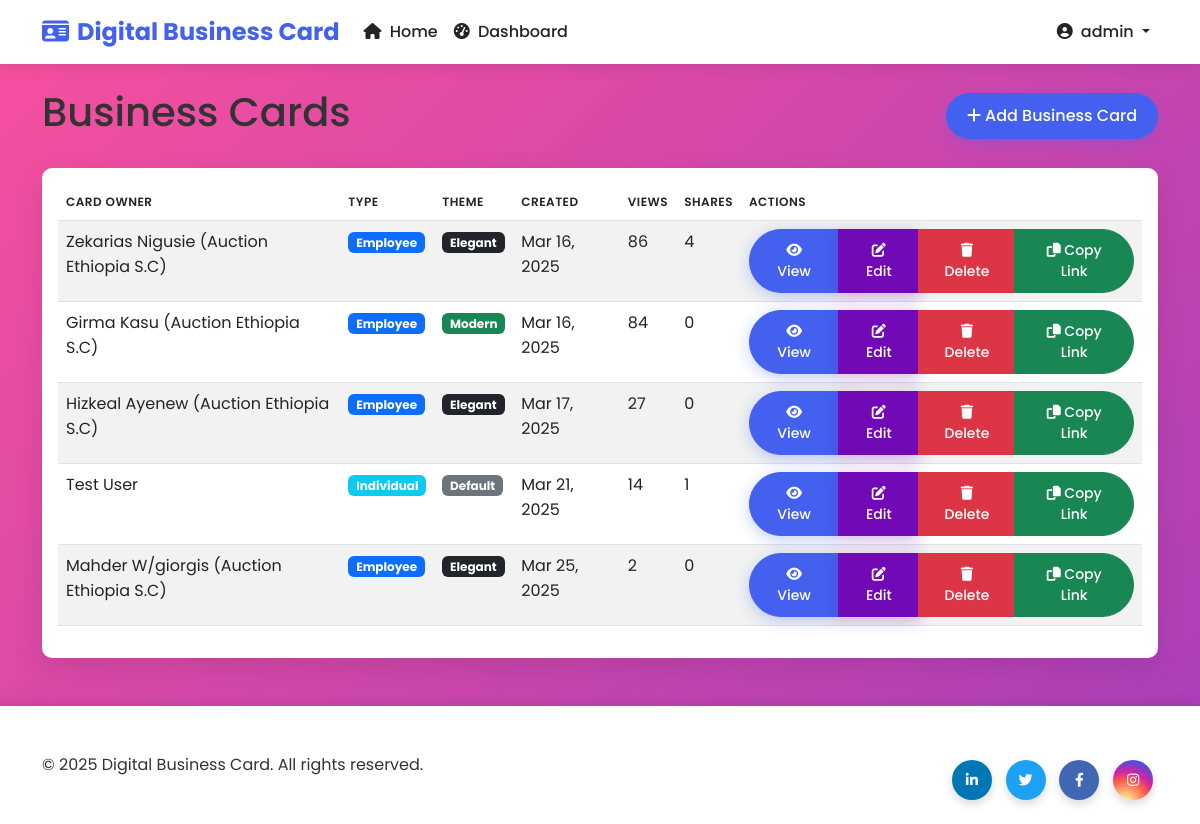
Before: /dashboard/cards/ (signed in) with the older database file.
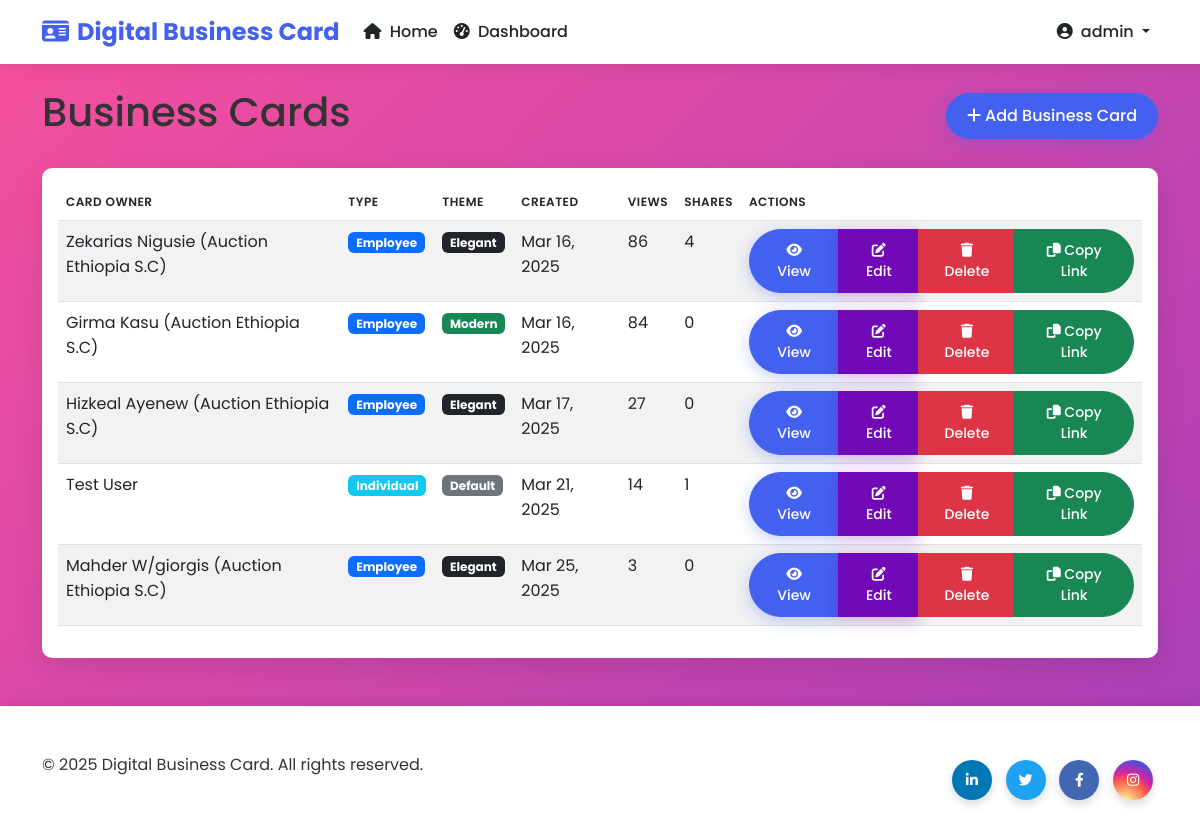
After: the same page with the newer database file.
### cards/models.py (models this page shows, shortened)
class BusinessCard(models.Model):
    THEME_CHOICES = [
        ('default', 'Default'),
        ('elegant', 'Elegant'),
        ('modern', 'Modern'),
    ]
    uuid = models.UUIDField(default=uuid.uuid4, editable=False, unique=True)
    employee = models.OneToOneField(Employee, on_delete=models.CASCADE, null=True, blank=True, related_name='business_card')
    individual_client = models.OneToOneField(IndividualClient, on_delete=models.CASCADE, null=True, blank=True, related_name='business_card')
    qr_code = models.ImageField(upload_to='qr_codes/', blank=True)
    views = models.PositiveIntegerField(default=0)
    shares = models.PositiveIntegerField(default=0)
    last_viewed = models.DateTimeField(auto_now=True)
    created_at = models.DateTimeField(auto_now_add=True)
    theme = models.CharField(max_length=20, choices=THEME_CHOICES, default='default')

class Employee(models.Model):
    company = models.ForeignKey(Company, on_delete=models.CASCADE, related_name='employees')
    name = models.CharField(max_length=100)
    job_title = models.CharField(max_length=100)
    phone = models.CharField(max_length=20)
    email = models.EmailField()
    profile_picture = models.ImageField(upload_to='employee_pics/', blank=True)
    linkedin = models.URLField(blank=True)
    twitter = models.URLField(blank=True)
    facebook = models.URLField(blank=True)
    instagram = models.URLField(blank=True)
    created_at = models.DateTimeField(auto_now_add=True)

class Company(models.Model):
    name = models.CharField(max_length=100)
    logo = models.ImageField(upload_to='company_logos/', blank=True)
    address = models.CharField(max_length=200, blank=True)
    phone = models.CharField(max_length=20, blank=True)
    email = models.EmailField(blank=True)
    website = models.URLField(blank=True)
    created_at = models.DateTimeField(auto_now_add=True)
    class Meta:
        verbose_name_plural = "Companies"

### cards/views.py (the view)
# urls.py: path('dashboard/cards/', views.card_list, name='card_list'),
@login_required
def card_list(request):
    cards = BusinessCard.objects.all()
    context = {
        'cards': cards
    }
    return render(request, 'cards/card_list.html', context)

### cards/templates/cards/card_list.html (shortened to what this page needs)
{% extends 'cards/base.html' %}
{% block content %}
<div class="d-flex justify-content-between align-items-center mb-4">
    <h1>Business Cards</h1>
    <a href="{% url 'card_create' %}" class="btn btn-primary">
        <i class="fas fa-plus"></i> Add Business Card
    </a>
</div>
<div class="toast-container position-fixed bottom-0 end-0 p-3">
</div>
<div class="card">
    <div class="card-body">
        <div class="table-responsive">
            <table class="table table-striped">
                <thead>
                    <tr>
                        <th>Card Owner</th>
                        <th>Type</th>
                        <th>Theme</th>
                        <th>Created</th>
                        <th>Views</th>
                        <th>Shares</th>
                        <th>Actions</th>
                    </tr>
                </thead>
                <tbody>
                    {% for card in cards %}
                    <tr>
                        <td>
                            {% if card.employee %}
                                {{ card.employee.name }} ({{ card.employee.company.name }})
                            {% else %}
                                {{ card.individual_client.name }}
                            {% endif %}
                        </td>
                        <td>
                            {% if card.employee %}
                                <span class="badge bg-primary">Employee</span>
                            {% else %}
                                <span class="badge bg-info">Individual</span>
                            {% endif %}
                        </td>
                        <td>
                            {% if card.theme == 'default' %}
                                <span class="badge bg-secondary">Default</span>
                            {% elif card.theme == 'elegant' %}
                                <span class="badge bg-dark">Elegant</span>
                            {% elif card.theme == 'modern' %}
                                <span class="badge bg-success">Modern</span>
                            {% else %}
                                <span class="badge bg-light text-dark">{{ card.theme|title }}</span>
                            {% endif %}
                        </td>
                        <td>{{ card.created_at|date:"M d, Y" }}</td>
                        <td>{{ card.views }}</td>
                        <td>{{ card.shares }}</td>
                        <td>
                            <div class="btn-group">
                                <a href="{% url 'card_detail' card.uuid %}" class="btn btn-sm btn-primary">
                                    <i class="fas fa-eye"></i> View
                                </a>
                                <a href="{% url 'card_edit' card.id %}" class="btn btn-sm btn-secondary">
                                    <i class="fas fa-edit"></i> Edit
                                </a>
                                <a href="{% url 'card_delete' card.id %}" class="btn btn-sm btn-danger">
                                    <i class="fas fa-trash"></i> Delete
                                </a>
                                <button class="btn btn-sm btn-success copy-link" data-url="{{ request.scheme }}://{{ request.get_host }}{% url 'card_detail' card.uuid %}">
                                    <i class="fas fa-copy"></i> Copy Link
                                </button>
                            </div>
                        </td>
                    </tr>
                    {% empty %}
                    <tr>
                        <td colspan="7" class="text-center">No business cards available</td>
                    </tr>
                    {% endfor %}
                </tbody>
            </table>
        </div>
    </div>
</div>
{% endblock %}

Changed rows visible on the page:
changed BusinessCard "Mar 25, 2025": views "2" → "3"
